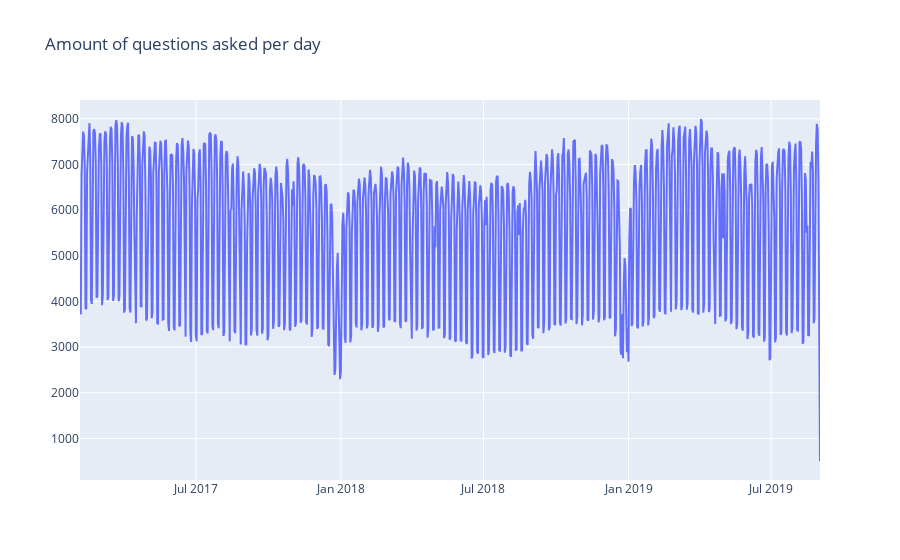

Here is the notebook cell this chart was saved with:
### Code cell
import plotly
import plotly.graph_objects as go
fig = go.Figure([go.Scatter(x=counts_per_day[400:2000].index, y=counts_per_day[400:2000])])
fig.update_layout(title_text="Amount of questions asked per day")
fig.show()
plotly.offline.plot(fig, filename="figures/questions_per_day.html",include_plotlyjs=True, auto_open=False)

### Figure 1 — Plotly figure (JSON) as saved in the notebook; plotly's stock layout.template omitted (floating-point values rounded to 4 significant figures; data arrays with more than 128 entries replaced by an {"elided": "..."} marker saying what was removed)
{"data": [{"type": "scatter", "x": {"elided": "940 str values"}, "y": {"elided": "940 int values"}}], "layout": {"autosize": true, "title": {"text": "Amount of questions asked per day"}, "xaxis": {"autorange": true, "range": ["2017-02-04", "2019-09-01"], "type": "date"}, "yaxis": {"autorange": true, "range": [90, 8410], "type": "linear"}}}
